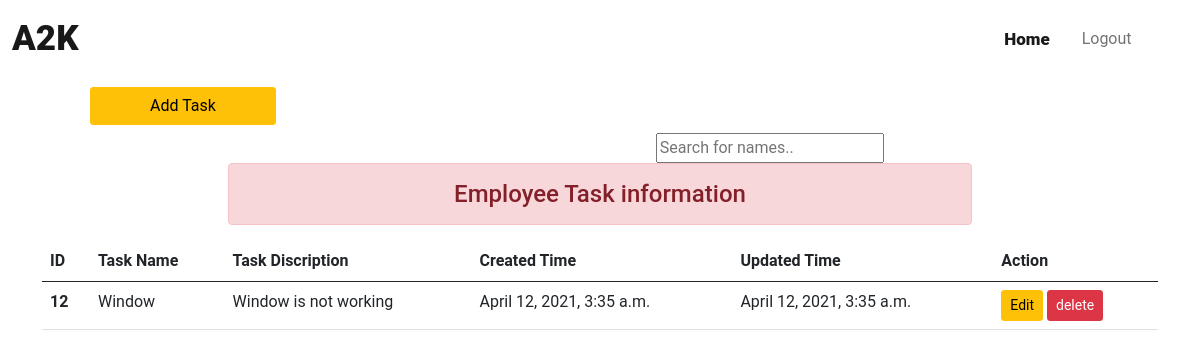
The app's page /addandshow, older data.
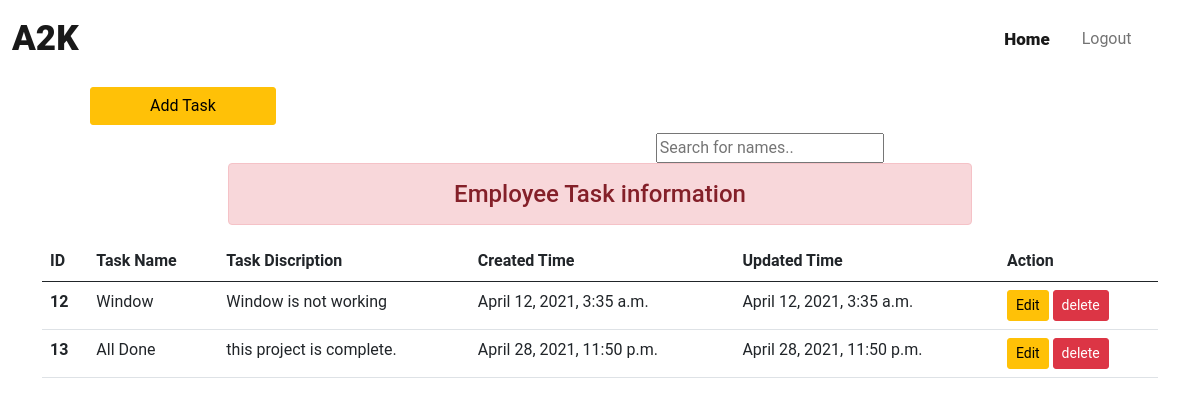
The same page, newer data.
### manage_task/models.py (models this page shows)
class Employee(models.Model):
    Task_Name = models.CharField(max_length=15, null=False, blank=False)
    Task_Discription = models.CharField(max_length=50, null=False, blank=False)
    Created_Time = models.DateTimeField(auto_now_add=True, blank=False)
    Updated_Time = models.DateTimeField(auto_now=True)

### manage_task/views.py (the view)
# urls.py: path('addandshow' , views.add_show,name="addandshow"),
def add_show(request):
    if request.method == 'POST':
        form = EmployeeRegister(request.POST)
        if form.is_valid():
            form.save()
        form = EmployeeRegister()
    else:
        form = EmployeeRegister()
    table_data = Employee.objects.all()
    return render(request, 'addandshow.html', {'form':form,'data':table_data} )

### manage_task/forms.py
class EmployeeRegister(forms.ModelForm):
    class Meta:
        model = Employee
        fields = ['Task_Name','Task_Discription']
        widgets = {
            'Task_Name' : forms.TextInput(attrs={'class':'form-control'}),
            'Task_Discription': forms.TextInput(attrs={'class': 'form-control'}),
        }

### manage_task/templates/addandshow.html (shortened to what this page needs)
{% extends 'base.html' %}
{% block content %}
<nav class="navbar navbar-expand-lg navbar-light bg-white">
  <div class="container-fluid">
    <a class="navbar-brand nav_hed " href="{% url 'index' %}">A2K</a>
      <div class="collapse navbar-collapse" id="navbarSupportedContent">
          <ul class="navbar-nav it me-lg-4  mb-lg-0">
        <li class="nav-item">
          <a class="nav-link  mx-3 active  siz" aria-current="page" href="{% url 'addandshow' %}">Home</a>
        </li>
                <li class="nav-item">
          <a class="nav-link  " aria-current="page" href="{% url 'logout' %}">Logout</a>
        </li>
      </ul>
      </div>
  </div>
</nav>
    <div class="container">
        <div class="row ">
            <div class="table-responsive">
            <button type="button" class="btn btn-warning col-lg-2 m-2 mx-5" data-bs-toggle="modal" data-bs-target="#exampleModal">
                Add Task
            </button>
            <input type="text" class="search_bar" id="myInput" onkeyup="myFunction()" placeholder="Search for names.." title="Type in a name">
            <center>
                <h4 class=" text-center alert alert-danger col-lg-8">Employee Task information</h4>
            </center>
                {% if data %}
                    <table id="myTable" class="table table-hover">
                      <thead>
                        <tr>
                          <th scope="col">ID</th>
                          <th scope="col">Task Name</th>
                          <th scope="col">Task Discription</th>
                          <th scope="col">Created Time</th>
                          <th scope="col">Updated Time</th>
                          <th scope="col">Action</th>
                        </tr>
                      </thead>
                      <tbody>
                      {% for data in data %}
                        <tr>
                          <th scope="row">{{ data.id }}</th>
                          <td>{{ data.Task_Name}}</td>
                          <td>{{ data.Task_Discription }}</td>
                          <td>{{ data.Created_Time }}</td>
                          <td>{{ data.Updated_Time }}</td>
                          <td>
                              <a href="{% url 'update' data.id %}" class="btn btn-warning btn-sm">Edit</a>
                              <form method="POST" action="{% url 'delete' data.id %}" class="d-inline">
                                  <input type="submit" class="btn btn-danger btn-sm" value="delete">
                              </form>
                          </td>
                        </tr>
                      {% endfor %}
                      </tbody>
                    </table>
                {% else %}
                     <h4 class="empty_tb text-center alert alert-danger "><span class="opps_text">𝕆𝕠𝕡𝕤!</span><br> ℕ𝕠 𝕣𝕖𝕤𝕦𝕝𝕥𝕤 𝕗𝕠𝕦𝕟𝕕</h4>
                {% endif %}
            </div>
        </div>
    </div>
{% endblock content %}

### manage_task/templates/base.html (shortened to what this page needs)
<!DOCTYPE html>
{% load static %}
<html lang="en">
<head>
<link rel="stylesheet" href="https://cdnjs.cloudflare.com/ajax/libs/font-awesome/4.7.0/css/font-awesome.min.css">    <meta charset="UTF-8">
    <link rel="stylesheet" href="{% static 'css/bootstrap.min.css' %}">
</head>
<body>
{% block content %}
{% endblock content %}
</body>
</html>

### manage_task/templates/base.html (style rules this page uses)
.search_bar { margin-left: 55%; }
.siz { font-weight: 900; font-size: 17px; }
.nav_hed { font-weight: 900; font-size: 35px; }
.it { padding-left: 81%; }

Row changes from the older to the newer data that the page shows:
added Employee: id "13", Task_Name "All Done", Task_Discription "this project is complete.", Created_Time "April 28, 2021, 11:50 p.m.", Updated_Time "April 28, 2021, 11:50 p.m."
